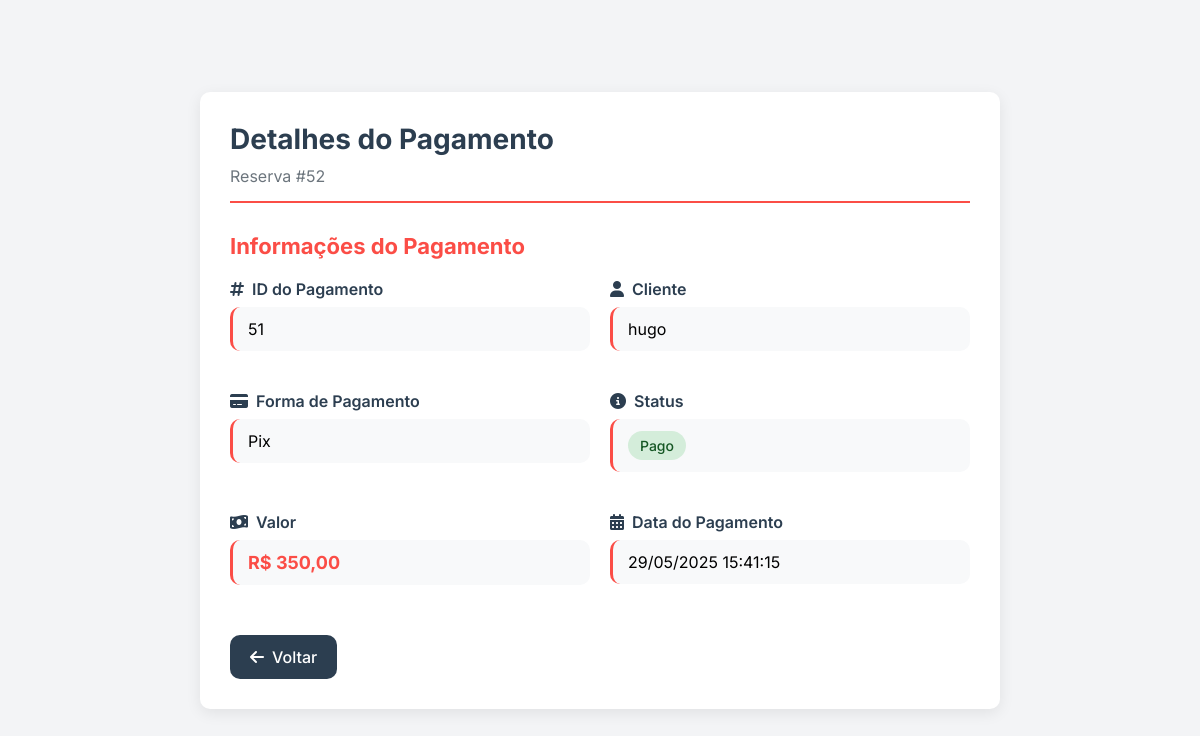
Page /gestor/reservas/detalhes_reserva.php?id=52 on the committed database.
### tables this page shows
CREATE TABLE `pagamentos` (
  `ID_Pagamento` int(11) NOT NULL,
  `ID_Reserva` int(11) NOT NULL,
  `ID_Usuarios` int(11) NOT NULL,
  `Valor` decimal(10,2) NOT NULL,
  `Forma_Pagamento` varchar(45) NOT NULL,
  `Status` varchar(45) NOT NULL,
  `Data_Pagamento` datetime NOT NULL
);

CREATE TABLE `usuarios` (
  `ID` int(11) NOT NULL,
  `Nome` varchar(45) NOT NULL,
  `Email` varchar(45) NOT NULL,
  `Data_Nascimento` varchar(45) NOT NULL,
  `Telefone` varchar(45) NOT NULL,
  `Endereco` varchar(45) NOT NULL,
  `CPF` char(14) NOT NULL,
  `Perfil_ID_Perfil` int(11) NOT NULL,
  `solicitou_exclusao` varchar(45) DEFAULT NULL,
  `Senha` varchar(255) NOT NULL,
  `Data_Solicitacao_Exclusao` datetime DEFAULT current_timestamp()
);

### gestor/reservas/detalhes_reserva.php (the view, shortened to what this page needs)
<?php
require_once '../../config/config.php';
$id_reserva = $_GET['id'];
$sql = "SELECT p.ID_Pagamento, p.Forma_Pagamento, p.Status, p.Valor, p.Data_Pagamento, u.Nome
        FROM pagamentos p
        JOIN usuarios u ON p.ID_Usuarios = u.ID
        WHERE p.ID_Reserva = :id_reserva";
$stmt = $pdo->prepare($sql);
$stmt->bindParam(':id_reserva', $id_reserva);
$stmt->execute();
$pagamento = $stmt->fetch();
?>
<!DOCTYPE html>
<html lang="pt-br">
<head>
    <link rel="stylesheet" href="https://cdnjs.cloudflare.com/ajax/libs/font-awesome/6.5.0/css/all.min.css">
</head>
<body>
    <div class="container">
        <div class="page-header">
            <h1 class="page-title">Detalhes do Pagamento</h1>
            <p class="reservation-id">Reserva #<?= htmlspecialchars($_GET['id']) ?></p>
        </div>
        <?php if ($pagamento): ?>
            <div class="payment-details">
                <h2 class="section-title">Informações do Pagamento</h2>
                <div class="details-grid">
                    <div class="detail-item">
                        <div class="detail-label">
                            <i class="fas fa-hashtag"></i>
                            ID do Pagamento
                        </div>
                        <div class="detail-value"><?= $pagamento['ID_Pagamento'] ?></div>
                    </div>
                    <div class="detail-item">
                        <div class="detail-label">
                            <i class="fas fa-user"></i>
                            Cliente
                        </div>
                        <div class="detail-value"><?= htmlspecialchars($pagamento['Nome']) ?></div>
                    </div>
                    <div class="detail-item">
                        <div class="detail-label">
                            <i class="fas fa-credit-card"></i>
                            Forma de Pagamento
                        </div>
                        <div class="detail-value"><?= htmlspecialchars($pagamento['Forma_Pagamento']) ?></div>
                    </div>
                    <div class="detail-item">
                        <div class="detail-label">
                            <i class="fas fa-info-circle"></i>
                            Status
                        </div>
                        <div class="detail-value">
                            <?php
                            $statusClass = '';
                            switch(strtolower($pagamento['Status'])) {
                                case 'pago':
                                    $statusClass = 'status-pago';
                                    break;
                            }
                            ?>
                            <span class="status <?= $statusClass ?>"><?= htmlspecialchars($pagamento['Status']) ?></span>
                        </div>
                    </div>
                    <div class="detail-item">
                        <div class="detail-label">
                            <i class="fas fa-money-bill-wave"></i>
                            Valor
                        </div>
                        <div class="detail-value price">R$ <?= number_format($pagamento['Valor'], 2, ',', '.') ?></div>
                    </div>
                    <div class="detail-item">
                        <div class="detail-label">
                            <i class="fas fa-calendar-alt"></i>
                            Data do Pagamento
                        </div>
                        <div class="detail-value"><?= date('d/m/Y H:i:s', strtotime($pagamento['Data_Pagamento'])) ?></div>
                    </div>
                </div>
                <a href="javascript:history.back()" class="back-btn">
                    <i class="fas fa-arrow-left"></i> Voltar
                </a>
            </div>
        <?php endif; ?>
    </div>
</body>
</html>

### gestor/reservas/detalhes_reserva.php (style rules this page uses)
:root { --primary-color: #FB4D46; --secondary-color: #2c3e50; --light-gray: #f8f9fa; --dark-gray: #6c757d; --white: #ffffff; --border-radius: 10px; --box-shadow: 0 4px 15px rgba(0,0,0,0.08); --transition: all 0.3s ease; }
* { margin: 0; padding: 0; box-sizing: border-box; font-family: 'Inter', sans-serif; }
body { background-color: #f3f4f6; display: flex; justify-content: center; align-items: center; min-height: 100vh; padding: 20px; }
.container { width: 100%; max-width: 800px; background-color: var(--white); border-radius: var(--border-radius); box-shadow: var(--box-shadow); padding: 30px; }
.page-header { margin-bottom: 30px; padding-bottom: 15px; border-bottom: 2px solid var(--primary-color); }
.page-title { color: var(--secondary-color); font-size: 28px; margin-bottom: 10px; }
.reservation-id { color: var(--dark-gray); font-size: 16px; }
.payment-details { margin-top: 30px; }
.section-title { color: var(--primary-color); font-size: 22px; margin-bottom: 20px; }
.details-grid { display: grid; grid-template-columns: repeat(auto-fill, minmax(300px, 1fr)); gap: 20px; }
.detail-item { margin-bottom: 20px; }
.detail-label { font-weight: 600; color: var(--secondary-color); margin-bottom: 8px; display: flex; align-items: center; gap: 8px; }
.detail-value { padding: 12px 15px; background-color: var(--light-gray); border-radius: var(--border-radius); border-left: 3px solid var(--primary-color); }
.status { display: inline-block; padding: 6px 12px; border-radius: 20px; font-size: 14px; font-weight: 500; }
.status-pago { background-color: #d4edda; color: #155724; }
.price { font-weight: 700; color: var(--primary-color); font-size: 18px; }
.back-btn { display: inline-flex; align-items: center; gap: 8px; padding: 12px 20px; background-color: var(--secondary-color); color: white; border-radius: var(--border-radius); text-decoration: none; font-weight: 500; transition: var(--transition); margin-top: 30px; }

### rows in the picture
pagamentos: ID_Pagamento "51", ID_Usuarios.Nome "hugo", Forma_Pagamento "Pix", Status "Pago", Valor "350,00", Data_Pagamento "29/05/2025 15:41:15"

### other values in the picture
$_GET['id'] "52"
